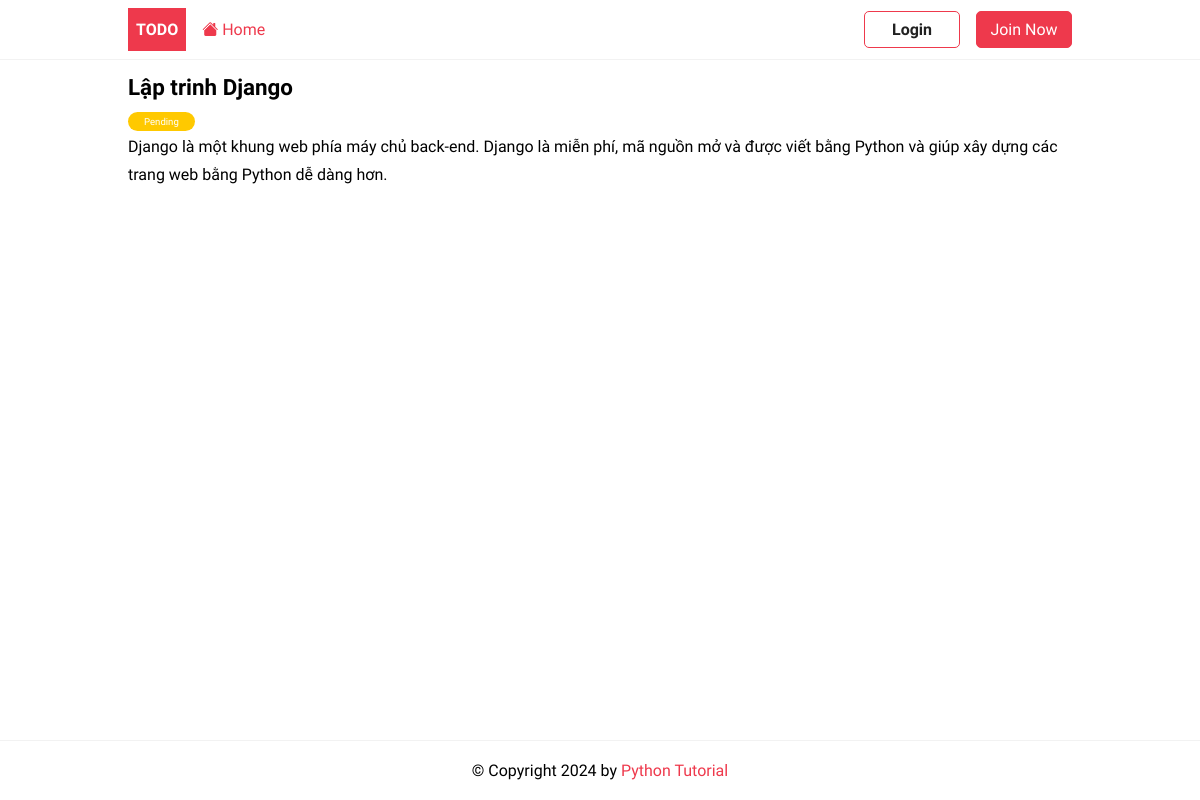
/task/5, run on the app's committed database.
### todo/models.py (models this page shows, shortened)
class Task(models.Model):
    title = models.CharField(max_length=255)
    description = models.TextField(null=True, blank=True)
    completed = models.BooleanField(default=False)
    create_at = models.DateTimeField(auto_now_add=True)
    user = models.ForeignKey(User,on_delete=models.CASCADE, null=True, blank=True)
    class Meta:
        ordering = ['completed']

### todo/views.py (the view)
# urls.py: path('task/<int:pk>',TaskDetail.as_view(),name='task'),
class TaskDetail(DetailView):
    model = Task
    context_object_name = 'task'

### todo/templates/todo/task_detail.html
{%extends 'base.html'%}
{%block content%}
 <article class="task">
	<header>
		<h2>{{ task.title }}</h2>
		<span class="badge {% if task.completed %}badge-completed{% else %}badge-pending{%endif%}">
			{% if task.completed %} Completed {%else%} Pending {%endif%}
		</span>
	</header>
	<p>{{task.description}}</p>
</article>
{%endblock content%}

### static/css/style.css (style rules this page uses)
:root { --color-primary: #ee394c; --color-secondary: #86b7fe; --color-light: #f2f2f2; --color-gray: #ced4da; --color-dark: #212121; --color-white: #ffffff; --color-error: #e2442f; --color-warning: #ffc900; --color-info: #02a2b9; --color-success: #1ba345; --color-input: #00d1b2; --border-radius: 5px; }
* { margin: 0; padding: 0; box-sizing: border-box; text-rendering: optimizeLegibility; }
html, body { height: 100%; }
body { font-family: 'Dosis', sans-serif; font-size: 1rem; line-height: 1.7; display: flex; flex-direction: column; }
h2 { font-size: 1.4rem; }
.task { margin-bottom: auto; font-weight: 500; }
.badge { font-size: 0.6rem; padding: 0.25rem 1rem; color: var(--color-white); border-radius: 2rem; align-self: flex-start; }
.badge-pending { background-color: var(--color-warning); }

### data on the page
Task: title "Lập trinh Django", description "Django là một khung web phía máy chủ back-end. Django là miễn phí, mã nguồn mở và được viết bằng Python và giúp xây dựng các trang web bằng Python dễ dàng hơn."
